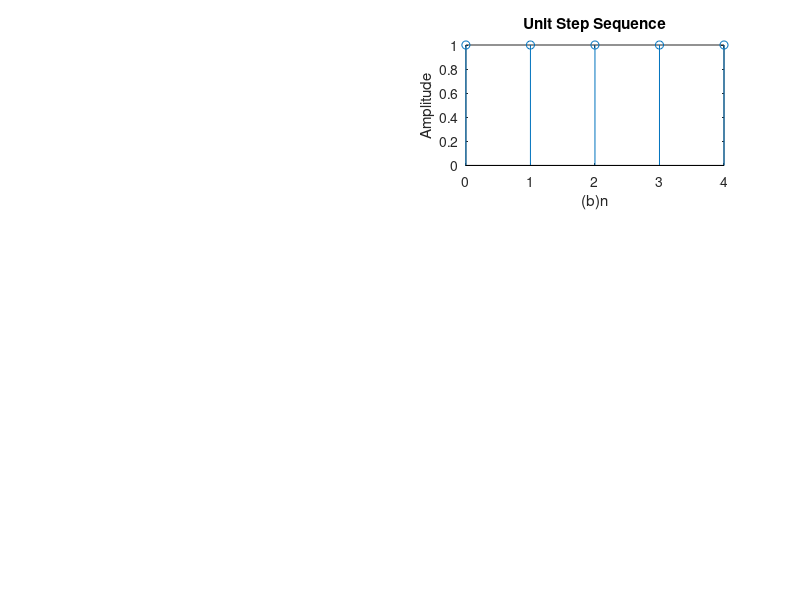

Here is the MATLAB script that generated this plot:
n=input('enter the N value '); 
t=0:1:n-1; 
y=ones(1,n); 
subplot(3,2,2); 
stem(t,y); 
ylabel('Amplitude'); 
xlabel('(b)n') ; 
title('Unit Step Sequence') ;